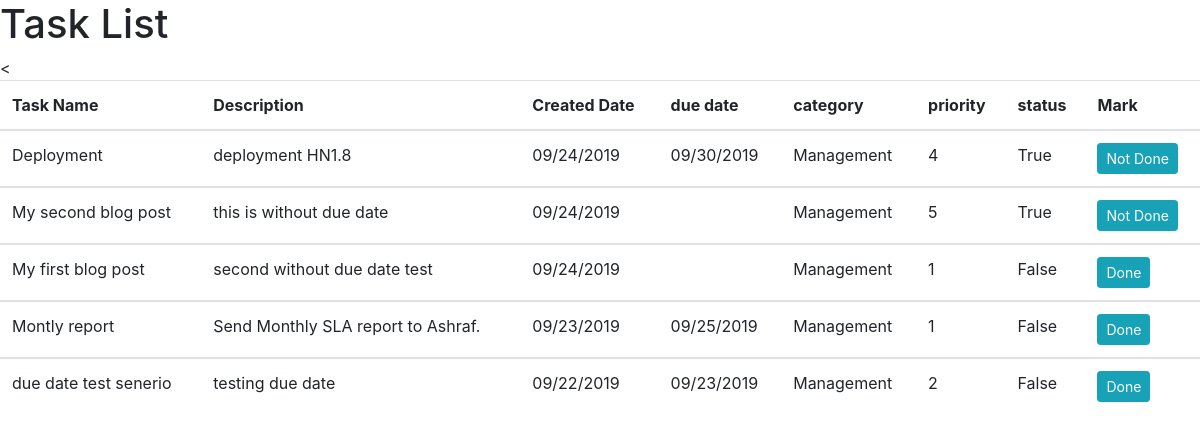
The page / on the database its author committed.
### todoofz/models.py (models this page shows, shortened)
class Task(models.Model): #Todolist able name that inherits models.Model
    title = models.CharField(max_length=250) # a varchar
    content = models.TextField(blank=True) # a text field
    created_date = models.DateField(default=timezone.now, blank=True, null=True)
    due_date = models.DateField(blank=True, null=True)
    completed = models.BooleanField(default=False)
    completed_date = models.DateField(blank=True, null=True)
    category = models.ForeignKey(Category, default="general",on_delete=models.CASCADE,) # a foreignkey
    priority = models.PositiveIntegerField(blank=True, null=True)
    class Meta:
        ordering = ["-created_date"] #ordering by the created field
    def overdue_status(self):
        if self.due_date and datetime.date.today() > self.due_date:
            return True

class Category(models.Model): # The Category table name that inherits models.Model
    name = models.CharField(max_length=100) #Like a varchar
    class Meta:
        verbose_name = ("Category")
        verbose_name_plural = ("Categories")
    def __str__(self):
        return self.name #name to be shown when called

### todoofz/views/listall.py (the view)
# urls.py: path('',views.TaskListView.as_view(), name="listall"),
class TaskListView(generic.ListView):
    model = Task
    queryset = Task.objects.all()
    template_name = 'listall.html'
    context_object_name = 'task_list'

### templates/listall.html (shortened to what this page needs)
{% extends "base.html" %}
{% block content %}
  <h1>Task List</h1>
  {% if task_list %}
  <table class="table table-hover">
    <thead>
    <tr>
      <th>Task Name</th>
      <th>Description</th>
      <th>Created Date</th>
      <th>due date</th>
      <th>category</th>
      <th>priority</th>
      <th>status</th>
      <<th>Mark</th>
    </tr>
  </thead>
    {% for task in task_list %}
    <tbody>
    <tr>
      <td>{{ task.title }}</td>
      <td>{{task.content}}</td>
      <td>{{task.created_date |date:"m/d/Y"}}</td>
      <td>
        <span {% if task.overdue_status %} class="overdue" {% endif %}>
        {{task.due_date |date:"m/d/Y"}}
      </td>
      <td>{{task.category}}</td>
      <td>{{task.priority}}</td>
      <td>{{task.completed}}</td>
      <td>
        <form method="post" action="{% url "task_toggle_done" task.id %}" role="form">
          <button class="btn btn-info btn-sm" type="submit" name="task_done">
            {% if task.completed  %}
              Not Done
            {% else %}
              Done
            {% endif %}
          </button>
        </form>
      </td>
    </tr>
    {% endfor %}
  </table>
  {% else %}
    <p>There are no Tasks pending.</p>
  {% endif %}
{% endblock %}

### templates/base.html (shortened to what this page needs)
{% load static %}
<!DOCTYPE html>
<html >
<head>
  <link rel="stylesheet" href="{% static 'css/bootstrap.min.css' %}">
</head>
  <body>
  {% block content %}
  {% endblock %}
  </body>
</html>

### rows shown on the page
Task: title "Deployment", content "deployment HN1.8", created_date "09/24/2019", due_date "09/30/2019", category "Management", priority "4", completed "True", shows "Not Done"
Task: title "My second blog post", content "this is without due date", created_date "09/24/2019", category "Management", priority "5", completed "True", shows "Not Done"
Task: title "My first blog post", content "second without due date test", created_date "09/24/2019", category "Management", priority "1", completed "False", shows "Done"
Task: title "Montly report", content "Send Monthly SLA report to Ashraf.", created_date "09/23/2019", due_date "09/25/2019", category "Management", priority "1", completed "False", shows "Done"
Task: title "due date test senerio", content "testing due date", created_date "09/22/2019", due_date "09/23/2019", category "Management", priority "2", completed "False", shows "Done"
